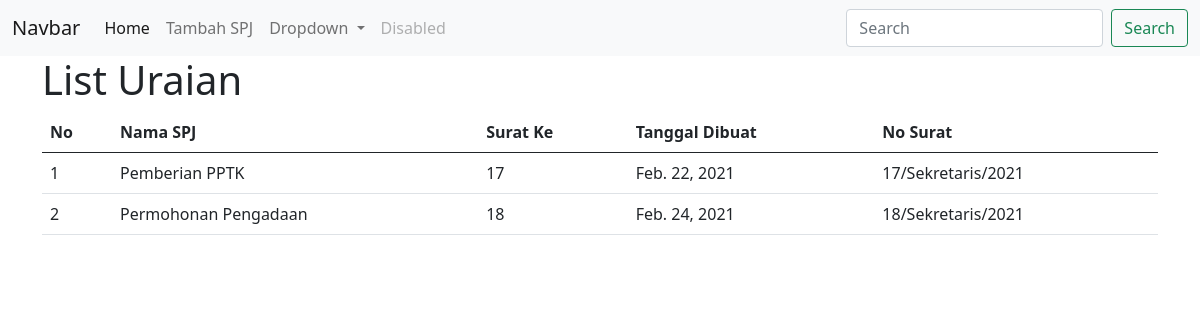
Page /30/uraian on the committed database.
### app/models.py (models this page shows)
class Uraian(models.Model):
	nama_uraian 			= models.CharField(max_length=255, blank=True, null=True)
	surat_ke				= models.IntegerField(default=0)
	tgl_pembuatan 			= models.DateField()
	tgl_perubahan_terakhir	= models.DateField(auto_now=True)
	spj_id					= models.ForeignKey(Spj, on_delete=models.CASCADE)
	def get_tgl_pembuatan_year(self):
		return self.tgl_pembuatan.year

class Spj(models.Model):
    nama_spj                = models.CharField(max_length=255)
    pembuat                 = models.CharField(max_length=255)
    tgl_pembuatan           = models.DateField(auto_now_add=True)
    tgl_perubahan_terakhir  = models.DateField(auto_now=True, auto_now_add=False)

### app/views.py (the view)
# urls.py: path('<int:pk>/uraian', views.uraian, name='uraian'),
def uraian(request, pk):
    objs = Uraian.objects.filter(spj_id=pk)
    context = {
        'objs':objs,
        'title':'Uraian'
    }
    return render(request, 'app/uraian.html', context)

### app/templates/app/uraian.html
{% extends "app/base.html" %}
{% block content %}
<h1>List Uraian</h1>
<table class="table">
  <thead>
    <tr>
      <th scope="col">No</th>
      <th scope="col">Nama SPJ</th>
      <th scope="col">Surat Ke</th>
      <th scope="col">Tanggal Dibuat</th>
      <th scope="col">No Surat</th>
    </tr>
  </thead>
  <tbody>
    {% for obj in objs %}
    	<tr>
    		<td>{{forloop.counter}}</td>
    		<td>{{obj.nama_uraian}}</td>
    		<td>{{obj.surat_ke}}</td>
    		<td>{{obj.tgl_pembuatan}}</td>
    		<td>{{obj.surat_ke}}/{{obj.spj_id.pembuat}}/{{obj.get_tgl_pembuatan_year}}</td>
    	</tr>
    {% endfor %}
  </tbody>
</table>
{% endblock content %}

### rows in the picture
Uraian: nama_uraian "Pemberian PPTK", surat_ke "17", tgl_pembuatan "Feb. 22, 2021", spj_id.pembuat "Sekretaris", get_tgl_pembuatan_year "2021"
Uraian: nama_uraian "Permohonan Pengadaan", surat_ke "18", tgl_pembuatan "Feb. 24, 2021", spj_id.pembuat "Sekretaris", get_tgl_pembuatan_year "2021"
